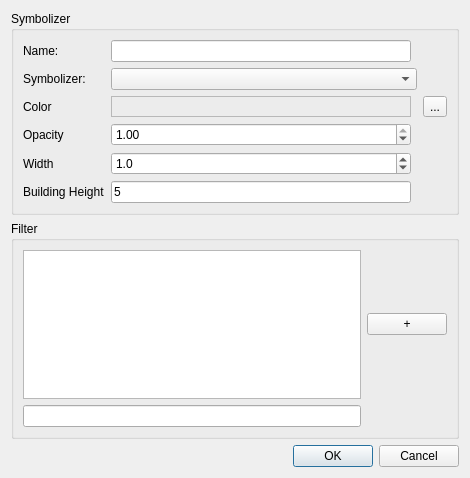
<?xml version="1.0" encoding="UTF-8"?>
<ui version="4.0">
 <class>GUIRuleDefinition</class>
 <widget class="QDialog" name="GUIRuleDefinition">
  <property name="geometry">
   <rect>
    <x>0</x>
    <y>0</y>
    <width>470</width>
    <height>478</height>
   </rect>
  </property>
  <property name="windowTitle">
   <string>Dialog</string>
  </property>
  <layout class="QGridLayout" name="gridLayout_3">
   <item row="3" column="0">
    <widget class="QDialogButtonBox" name="buttonBox">
     <property name="orientation">
      <enum>Qt::Horizontal</enum>
     </property>
     <property name="standardButtons">
      <set>QDialogButtonBox::Cancel|QDialogButtonBox::Ok</set>
     </property>
    </widget>
   </item>
   <item row="0" column="0">
    <widget class="QGroupBox" name="groupBox">
     <property name="title">
      <string>Symbolizer</string>
     </property>
     <layout class="QGridLayout" name="gridLayout">
      <item row="5" column="0">
       <widget class="QLabel" name="label_5">
        <property name="text">
         <string>Building Height</string>
        </property>
       </widget>
      </item>
      <item row="5" column="1">
       <widget class="QLineEdit" name="lineEdit_building_height">
        <property name="text">
         <string>5</string>
        </property>
       </widget>
      </item>
      <item row="4" column="1">
       <widget class="QDoubleSpinBox" name="doubleSpinBox_width">
        <property name="decimals">
         <number>1</number>
        </property>
        <property name="value">
         <double>1.000000000000000</double>
        </property>
       </widget>
      </item>
      <item row="1" column="0">
       <widget class="QLabel" name="label_2">
        <property name="text">
         <string>Symbolizer:</string>
        </property>
       </widget>
      </item>
      <item row="0" column="1">
       <widget class="QLineEdit" name="lineEdit_name"/>
      </item>
      <item row="2" column="1">
       <widget class="QFrame" name="frame_color">
        <property name="frameShape">
         <enum>QFrame::StyledPanel</enum>
        </property>
        <property name="frameShadow">
         <enum>QFrame::Raised</enum>
        </property>
       </widget>
      </item>
      <item row="4" column="0">
       <widget class="QLabel" name="label_4">
        <property name="text">
         <string>Width</string>
        </property>
       </widget>
      </item>
      <item row="2" column="3">
       <widget class="QToolButton" name="toolButton_color">
        <property name="text">
         <string>...</string>
        </property>
       </widget>
      </item>
      <item row="2" column="0">
       <widget class="QLabel" name="label_3">
        <property name="text">
         <string>Color</string>
        </property>
       </widget>
      </item>
      <item row="0" column="0">
       <widget class="QLabel" name="label">
        <property name="text">
         <string>Name:</string>
        </property>
       </widget>
      </item>
      <item row="1" column="1" colspan="2">
       <widget class="QComboBox" name="comboBox_symbolizer"/>
      </item>
      <item row="3" column="0">
       <widget class="QLabel" name="label_6">
        <property name="text">
         <string>Opacity</string>
        </property>
       </widget>
      </item>
      <item row="3" column="1">
       <widget class="QDoubleSpinBox" name="doubleSpinBox">
        <property name="maximum">
         <double>1.000000000000000</double>
        </property>
        <property name="singleStep">
         <double>0.100000000000000</double>
        </property>
        <property name="value">
         <double>1.000000000000000</double>
        </property>
       </widget>
      </item>
     </layout>
    </widget>
   </item>
   <item row="2" column="0">
    <spacer name="verticalSpacer">
     <property name="orientation">
      <enum>Qt::Vertical</enum>
     </property>
     <property name="sizeHint" stdset="0">
      <size>
       <width>20</width>
       <height>40</height>
      </size>
     </property>
    </spacer>
   </item>
   <item row="1" column="0">
    <widget class="QGroupBox" name="groupBox_2">
     <property name="title">
      <string>Filter</string>
     </property>
     <layout class="QGridLayout" name="gridLayout_2">
      <item row="0" column="0">
       <widget class="QListWidget" name="listWidget_attributes"/>
      </item>
      <item row="1" column="0">
       <widget class="QLineEdit" name="lineEdit_filter">
        <property name="text">
         <string/>
        </property>
       </widget>
      </item>
      <item row="0" column="1">
       <widget class="QPushButton" name="pushButton_add_attribute">
        <property name="text">
         <string>+</string>
        </property>
       </widget>
      </item>
     </layout>
    </widget>
   </item>
  </layout>
 </widget>
 <resources/>
 <connections>
  <connection>
   <sender>buttonBox</sender>
   <signal>accepted()</signal>
   <receiver>GUIRuleDefinition</receiver>
   <slot>accept()</slot>
   <hints>
    <hint type="sourcelabel">
     <x>248</x>
     <y>254</y>
    </hint>
    <hint type="destinationlabel">
     <x>157</x>
     <y>274</y>
    </hint>
   </hints>
  </connection>
  <connection>
   <sender>buttonBox</sender>
   <signal>rejected()</signal>
   <receiver>GUIRuleDefinition</receiver>
   <slot>reject()</slot>
   <hints>
    <hint type="sourcelabel">
     <x>316</x>
     <y>260</y>
    </hint>
    <hint type="destinationlabel">
     <x>286</x>
     <y>274</y>
    </hint>
   </hints>
  </connection>
 </connections>
</ui>
